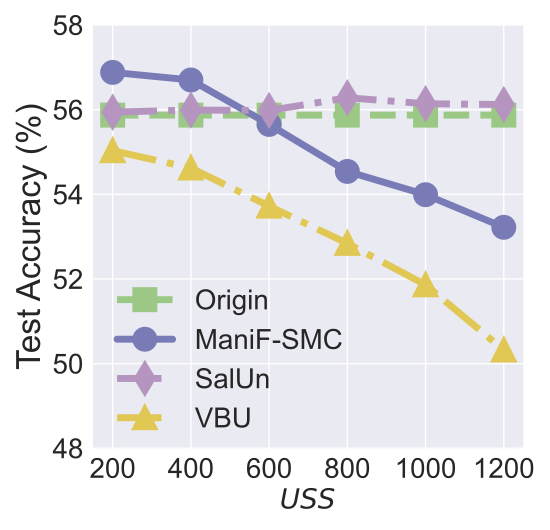

The Python source for this figure:


import numpy as np
import matplotlib.pyplot as plt

epsilon = 3
beta = 1 / epsilon


x=[1, 2, 3, 4, 5, 6]
# validation_for_plt =[97,95.8600, 94.9400, 93.5400, 93.2400]
# attack_for_plt=[0, 0.3524, 0, 0.1762, 0.1762]
# basic_for_plt=[99.8, 99.8, 99.8, 99.8, 99.8]

labels = ['200', '400', '600', '800', '1000', '1200']
# unl_org = [97.77, 97.55, 97.35, 97.29, 97.21, 97.21]

# unl_hess_r = [96.6, 96.66, 96.04, 95.94, 95.85, 97.21]
OUL = [0.5688, 0.5670, 0.55650, 0.5454, 0.5399, 0.5322]

org_acc = [0.5587, 0.5587, 0.5587, 0.5587, 0.5587, 0.5587]

salun_acc = [0.5594, 0.5599,  0.5598, 0.5628, 0.5614, 0.5612]
# unl_ss_wo = [94.32, 94.53, 94.78, 93.38, 94.04, 97.21]
vbu_ldp_acc = [0.5503, 0.5462, 0.5372, 0.5284, 0.5186, 0.5032]

for i in range(len(OUL)):
    OUL[i] = OUL[i]*100
    org_acc[i] = org_acc[i]*100
    salun_acc[i] = salun_acc[i]*100
    vbu_ldp_acc[i] = vbu_ldp_acc[i] * 100

plt.style.use('seaborn')
plt.figure(figsize=(5.5, 5.3))
l_w=5
m_s=15
marker_s = 3
markevery=1
#plt.figure(figsize=(8, 5.3))
#plt.plot(x, unl_fr, color='blue', marker='^', label='Retrain',linewidth=l_w, markersize=m_s)

#plt.plot(x, unl_ss_w, color='g',  marker='*',  label='PriMU$_{w}$',linewidth=l_w, markersize=m_s)
plt.plot(x, org_acc, linestyle='--', color='#9BC985',  marker='s', fillstyle='full', markevery=markevery,
         label='Origin',linewidth=l_w, markersize=m_s, markeredgewidth=marker_s)


plt.plot(x, OUL, linestyle='-', color='#797BB7', marker='o', fillstyle='full', markevery=markevery,
         label='ManiF-SMC', linewidth=l_w, markersize=m_s, markeredgewidth=marker_s)


plt.plot(x, salun_acc, linestyle='-.', color='#B595BF',  marker='d', fillstyle='full', markevery=markevery, label='SalUn',linewidth=l_w, markersize=m_s, markeredgewidth=marker_s)

plt.plot(x, vbu_ldp_acc, linestyle='-.', color='#E1C855',  marker='^', fillstyle='full', markevery=markevery,
         label='VBU',linewidth=l_w, markersize=m_s, markeredgewidth=marker_s)


# plt.grid()
leg = plt.legend(fancybox=True, shadow=True)
# plt.xlabel('Malicious Client Ratio (%)' ,fontsize=16)
plt.ylabel('Test Accuracy (%)' ,fontsize=24)
my_y_ticks = np.arange(48., 58.5, 2)
plt.yticks(my_y_ticks,fontsize=20)
plt.xlabel('$\it USS$' ,fontsize=20)

plt.xticks(x, labels, fontsize=20)
# plt.title('CIFAR10 IID')

# plt.annotate(r"1e0", xy=(0.1, 1.01), xycoords='axes fraction', xytext=(-10, 10), textcoords='offset points', ha='right', va='center', fontsize=15)


# plt.title('(c) Utility Preservation', fontsize=24)
plt.legend(loc=(0.03, 0.01),fontsize=20)
plt.tight_layout()
#plt.title("MNIST")
plt.rcParams['figure.figsize'] = (2.0, 1)
plt.rcParams['image.interpolation'] = 'nearest'
plt.rcParams['figure.subplot.left'] = 0.11
plt.rcParams['figure.subplot.bottom'] = 0.08
plt.rcParams['figure.subplot.right'] = 0.977
plt.rcParams['figure.subplot.top'] = 0.969
plt.savefig('tiny_imagenet_model_TA_uss.pdf', format='pdf', dpi=200)
plt.show()
